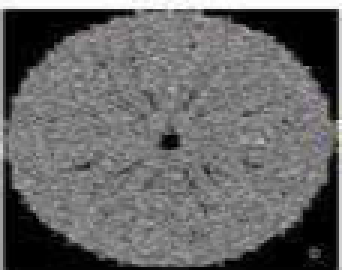
#> input picture CODES/DSIP/ex1_2.png, 114 x 90 px, found by its file name (shown 3 times larger)
$ python exp-9.py
#> lines starting #> are read from the running program, lines starting #| are printed output that depends on the picture
#> further down, input_image is the input picture: shape (90, 114, 3); mean B, G, R 102, 101.9, 102.1
import cv2
import numpy as np
import matplotlib.pyplot as plt
def apply_median_filter(image, kernel_size):
    # Apply median filter to remove noise
#> called with kernel_size = 5
    filtered_image = cv2.medianBlur(image, kernel_size)
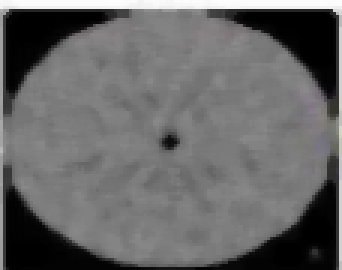
#> filtered_image: shape (90, 114, 3) (shown 3 times larger); mean B, G, R 102.4, 102.3, 102.5
    return filtered_image
def apply_bilateral_filter(image, d, sigma_color, sigma_space):
    # Apply bilateral filter to remove noise
#> called with d = 9, sigma_color = 75, sigma_space = 75
    filtered_image = cv2.bilateralFilter(image, d, sigma_color, sigma_space)
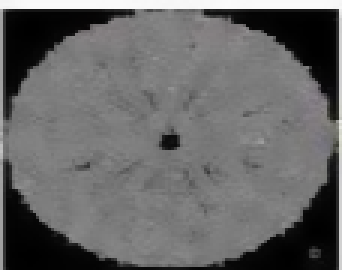
#> filtered_image: shape (90, 114, 3) (shown 3 times larger); mean B, G, R 101.9, 101.8, 102
    return filtered_image
# Load the input image
image_path = 'DSIP\ex1_2.png'
input_image = cv2.imread(image_path)
# Apply median filter
median_filtered_image = apply_median_filter(input_image, kernel_size=5)
# Apply bilateral filter
bilateral_filtered_image = apply_bilateral_filter(input_image, d=9, sigma_color=75,
sigma_space=75)
# Display the original image and the filtered images side by side
combined_image = np.hstack((input_image, median_filtered_image,
bilateral_filtered_image))
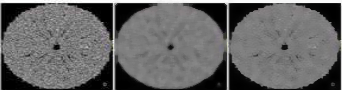
#> combined_image: shape (90, 342, 3); mean B, G, R 102.1, 102, 102.2
cv2.imshow("Original | Median Filtered | Bilateral Filtered", combined_image)
cv2.waitKey(0)
# Save the filtered images (optional)
median_filtered_path = 'median_filtered_image.jpg'
bilateral_filtered_path = 'bilateral_filtered_image.jpg'
cv2.imwrite(median_filtered_path, median_filtered_image)
cv2.imwrite(bilateral_filtered_path, bilateral_filtered_image)
print(f"Median filtered image saved at: {median_filtered_path}")
print(f"Bilateral filtered image saved at: {bilateral_filtered_path}")

$ run again, with CODES/DSIP/ex1_3.png copied over CODES/DSIP/ex1_2.png
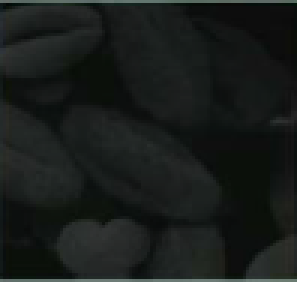
#> input picture CODES/DSIP/ex1_3.png, 99 x 94 px, found by its file name (shown 3 times larger)
#> input_image is the input picture: shape (94, 99, 3); mean B, G, R 26.5, 28.5, 24.6
#> `combined_image = np.hstack((input_image, median_filtered_image, bilate..`:
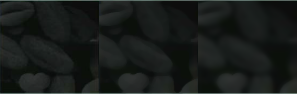
#> combined_image: shape (94, 297, 3); mean B, G, R 26.5, 28.5, 24.6

$ run again, with CODES/DSIP/ex1_4.png copied over CODES/DSIP/ex1_2.png
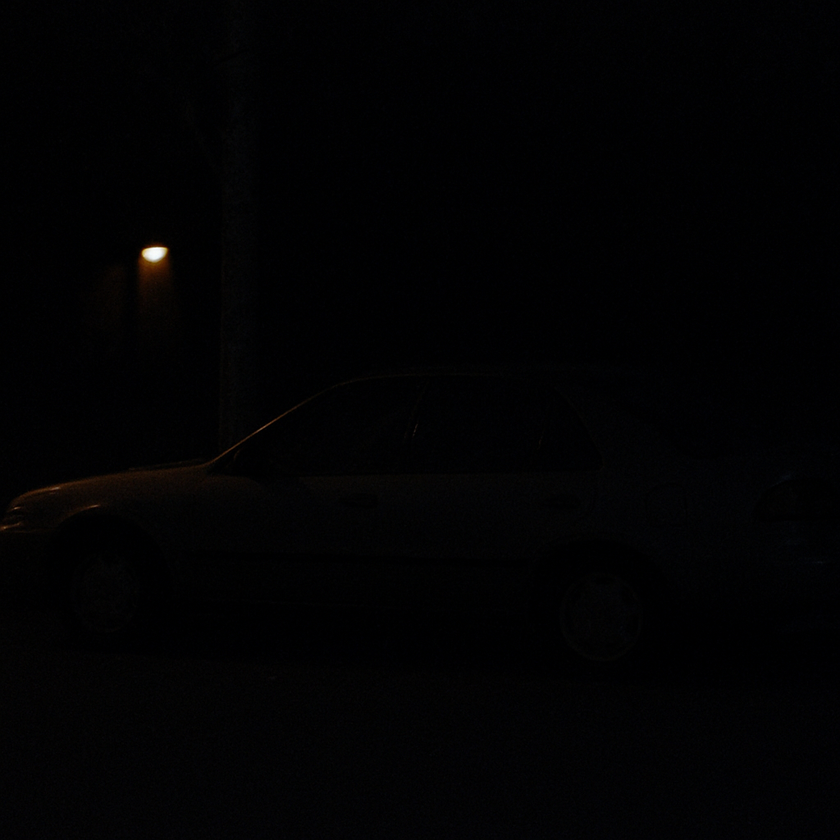
#> input picture CODES/DSIP/ex1_4.png, 840 x 840 px, shrunk from 1024 x 1024 before the run, found by its file name
#> input_image is the input picture: shape (840, 840, 3); mean B, G, R 2.7, 1.9, 2
#> `combined_image = np.hstack((input_image, median_filtered_image, bilate..`:
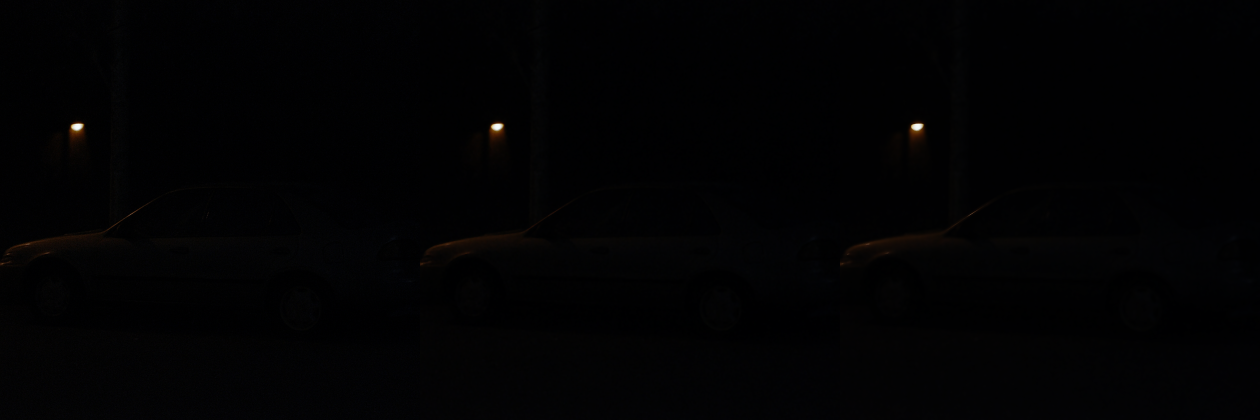
#> combined_image: shape (840, 2520, 3) (shown at 1/2 size); mean B, G, R 2.6, 1.9, 2
